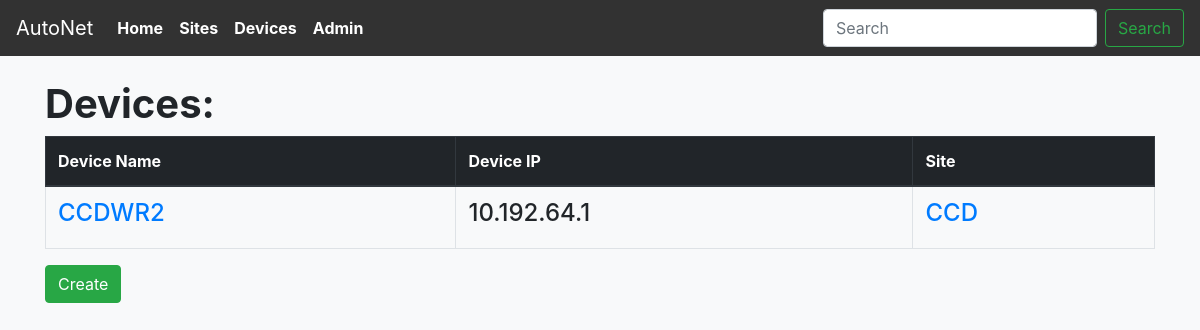
/devices, run on an earlier commit of the app's database.
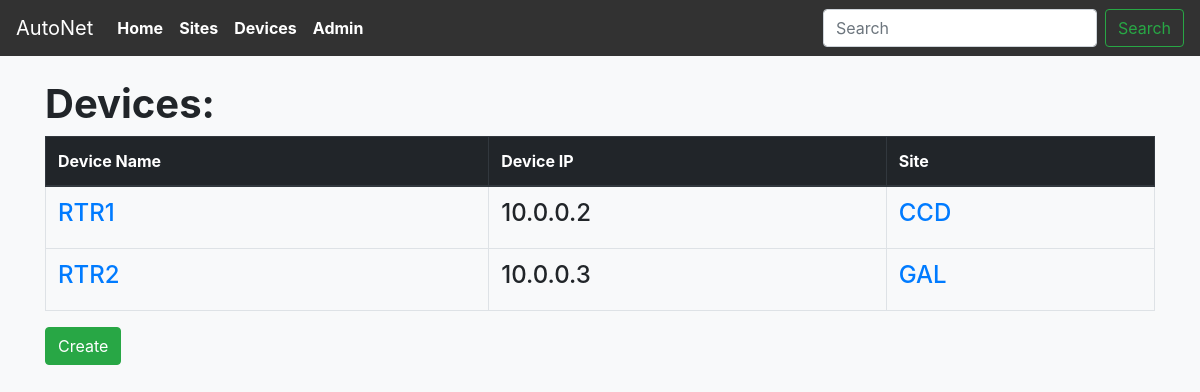
And on a later commit of the database.
### main_app/models.py (models this page shows, shortened)
class Devices(models.Model):
    device_name = models.CharField(max_length=100)
    device_ip = models.CharField(max_length=40)
    device_model = models.CharField(max_length=100)
    device_sn = models.CharField(max_length=250)
    site = models.ForeignKey(Sites,
                            on_delete=models.CASCADE,
                            related_name = 'devices',
                            )

class Sites(models.Model):
    site_name = models.CharField(max_length=100)
    site_location = models.CharField(max_length=250)
    site_address = models.CharField(max_length=400, null=True)
    site_poc_name = models.CharField(max_length=100)
    site_poc_number = models.CharField(max_length=30)

### main_app/views.py (the view)
# urls.py: path('devices', views.DeviceListView.as_view(), name='viewdevices'),
class DeviceListView(ListView):
    context_object_name = 'devices'
    model = models.Devices

### main_app/templates/main_app/devices_list.html
{% extends 'main_app/main_app_base.html' %}
{%block content %}
  <div class="container">
  <h1><strong>Devices:</strong></h1>
    <table class="table table-bordered">
      <thead class="thead-dark">
        <th>Device Name</th>
        <th>Device IP</th>
        <th>Site</th>
      </thead>
      {% for device in devices %}
      <tr>
          <td><h4><a href="devices/{{device.id}}">{{device.device_name}}</a></h4></td>
          <td><h4>{{device.device_ip}}</h4></td>
          <td><h4><a href="sites/{{ device.site.id }}">{{device.site.site_name}}</a></h4></td>
      </tr>
      {%endfor%}
    </table>
  </div>
  <div class="container">
    <a href="{% url 'main_app:createdevice' %}">
      <input class="btn btn-success" type="submit" value="Create">
    </a>
  </div>
{%endblock content %}

### main_app/templates/main_app/main_app_base.html (shortened to what this page needs)
<!DOCTYPE html>
<html lang="en" dir="ltr">
  <head>
    <link rel="stylesheet" href="https://stackpath.bootstrapcdn.com/bootstrap/4.1.3/css/bootstrap.min.css">
  </head>
  <body class="bg-light">
    <header>
      <nav class="navbar navbar-expand-lg navbar-dark" style="background-color: #323232;">
        <a class="navbar-brand" href="{% url 'main_app:home' %}">AutoNet</a>
        <div class="collapse navbar-collapse" id="navbarSupportedContent">
          <ul class="navbar-nav mr-auto">
            <li class="nav-item active">
              <a class="nav-link" href="{% url 'main_app:home' %}"><strong>Home</strong><span class="sr-only">(current)</span></a>
            </li>
            <li class="nav-item active">
              <a class="nav-link" href="{% url 'main_app:viewsites' %}"><strong>Sites</strong></a>
            </li>
            <li class="nav-item active">
              <a class="nav-link" href="{% url 'main_app:viewdevices' %}"><strong>Devices</strong></a>
            </li>
            <li class="nav-item active">
              <a class="nav-link" href="{% url 'admin:index' %}"><strong>Admin</strong></a>
            </li>
          </ul>
          <form class="form-inline my-2 my-lg-0">
            <input class="form-control mr-sm-2" type="search" placeholder="Search" aria-label="Search">
            <button class="btn btn-outline-success my-2 my-sm-0" type="submit">Search</button>
          </form>
        </div>
      </nav>
    </header>
    <br>
    {%block content %}
    {%endblock content %}
  </body>
</html>

What changed in the data, as far as the page shows it:
removed Devices: device_name "CCDWR2", device_ip "10.192.64.1", site.site_name "CCD"
added Devices: device_name "RTR1", device_ip "10.0.0.2", site.site_name "CCD"
added Devices: device_name "RTR2", device_ip "10.0.0.3", site.site_name "GAL"
